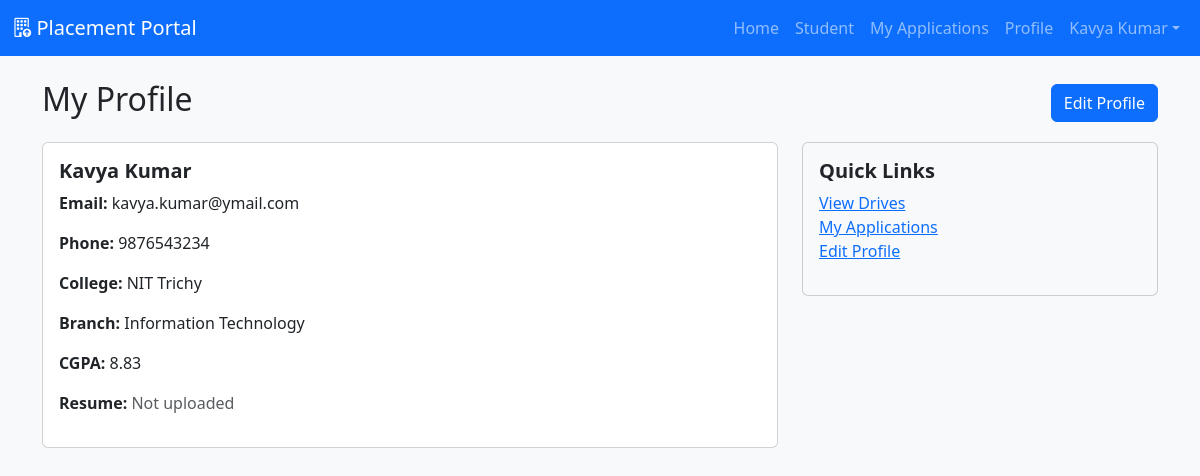
Screenshot of /student/profile (signed in) with the database file from the repository.
### models.py (models this page shows, shortened)
class User(UserMixin, db.Model):
    __tablename__ = 'users'
    id = db.Column(db.Integer, primary_key=True)
    email = db.Column(db.String(120), unique=True, nullable=False)
    password = db.Column(db.String(128), nullable=False)
    name = db.Column(db.String(120))
    role = db.Column(db.String(20), nullable=False)  # 'admin', 'company', 'student'
    active = db.Column(db.Boolean, default=True)
    blacklisted = db.Column(db.Boolean, default=False)

class StudentProfile(db.Model):
    __tablename__ = 'student_profiles'
    id = db.Column(db.Integer, primary_key=True)
    user_id = db.Column(db.Integer, db.ForeignKey('users.id'), nullable=False, unique=True)
    phone = db.Column(db.String(20))
    resume_filename = db.Column(db.String(240))
    college = db.Column(db.String(120))
    branch = db.Column(db.String(120))
    cgpa = db.Column(db.Float)
    created_at = db.Column(db.DateTime, default=datetime.utcnow)
    updated_at = db.Column(db.DateTime, default=datetime.utcnow, onupdate=datetime.utcnow)
    user = db.relationship('User', backref='student_profile', uselist=False)

### app.py (the view)
@app.route('/student/profile')
@login_required
@role_required('student')
def student_profile():
    profile = StudentProfile.query.filter_by(user_id=current_user.id).first()
    if not profile:
        profile = StudentProfile(user_id=current_user.id)
        db.session.add(profile)
        db.session.commit()
    return render_template('student_profile.html', profile=profile, user=current_user)

### app.py (called while the page is built)
@login_manager.user_loader
def load_user(user_id):
    return User.query.get(int(user_id))

def role_required(role):
    def decorator(fn):
        from functools import wraps
        @wraps(fn)
        def wrapper(*args, **kwargs):
            if not current_user.is_authenticated or current_user.role != role:
                flash('Access denied', 'danger')
                return redirect(url_for('login'))
            return fn(*args, **kwargs)
        return wrapper
    return decorator

### templates/student_profile.html
{% extends 'base.html' %}
{% block content %}
  <div class="d-flex justify-content-between align-items-center mb-3">
    <h2>My Profile</h2>
    <a class="btn btn-primary" href="{{ url_for('edit_student_profile') }}">Edit Profile</a>
  </div>
  <div class="row">
    <div class="col-md-8">
      <div class="card">
        <div class="card-body">
          <h5 class="card-title">{{ user.name }}</h5>
          <p><strong>Email:</strong> {{ user.email }}</p>
          {% if profile %}
            <p><strong>Phone:</strong> {{ profile.phone or 'Not provided' }}</p>
            <p><strong>College:</strong> {{ profile.college or 'Not provided' }}</p>
            <p><strong>Branch:</strong> {{ profile.branch or 'Not provided' }}</p>
            <p><strong>CGPA:</strong> {{ profile.cgpa or 'Not provided' }}</p>
            {% if profile.resume_filename %}
              <p><strong>Resume:</strong> <a href="{{ url_for('uploaded_file', filename=profile.resume_filename) }}" target="_blank">Download</a></p>
            {% else %}
              <p><strong>Resume:</strong> <span class="text-muted">Not uploaded</span></p>
            {% endif %}
          {% endif %}
        </div>
      </div>
    </div>
    <div class="col-md-4">
      <div class="card bg-light">
        <div class="card-body">
          <h5 class="card-title">Quick Links</h5>
          <ul class="list-unstyled">
            <li><a href="{{ url_for('student_dashboard') }}">View Drives</a></li>
            <li><a href="{{ url_for('student_applications') }}">My Applications</a></li>
            <li><a href="{{ url_for('edit_student_profile') }}">Edit Profile</a></li>
          </ul>
        </div>
      </div>
    </div>
  </div>
{% endblock %}

### templates/base.html (shortened to what this page needs)
<!doctype html>
<html lang="en">
  <head>
    <link href="https://cdn.jsdelivr.net/npm/bootstrap@5.3.0/dist/css/bootstrap.min.css" rel="stylesheet">
    <link href="https://cdn.jsdelivr.net/npm/bootstrap-icons@1.10.5/font/bootstrap-icons.css" rel="stylesheet">
    <link href="{{ url_for('static', filename='css/style.css') }}" rel="stylesheet">
  </head>
  <body>
    <nav class="navbar navbar-expand-lg navbar-dark bg-primary">
      <div class="container-fluid">
        <a class="navbar-brand d-flex align-items-center" href="{{ url_for('index') }}"><i class="bi bi-building-up"></i>&nbsp;Placement Portal</a>
        <div class="collapse navbar-collapse" id="navCollapse">
          <ul class="navbar-nav ms-auto">
            <li class="nav-item"><a class="nav-link" href="{{ url_for('index') }}">Home</a></li>
            {% if current_user.is_authenticated %}
              {% if current_user.role=='admin' %}
                <li class="nav-item"><a class="nav-link" href="{{ url_for('admin_dashboard') }}">Admin</a></li>
                <li class="nav-item"><a class="nav-link" href="{{ url_for('admin_applications') }}">Applications</a></li>
              {% elif current_user.role=='company' %}
                <li class="nav-item"><a class="nav-link" href="{{ url_for('company_dashboard') }}">Company</a></li>
              {% else %}
                <li class="nav-item"><a class="nav-link" href="{{ url_for('student_dashboard') }}">Student</a></li>
                <li class="nav-item"><a class="nav-link" href="{{ url_for('student_applications') }}">My Applications</a></li>
                <li class="nav-item"><a class="nav-link" href="{{ url_for('student_profile') }}">Profile</a></li>
              {% endif %}
              <li class="nav-item dropdown">
                <a class="nav-link dropdown-toggle" href="#" role="button" data-bs-toggle="dropdown">{{ current_user.name }}</a>
              </li>
            {% else %}
              <li class="nav-item"><a class="nav-link" href="{{ url_for('login') }}">Login</a></li>
            {% endif %}
          </ul>
        </div>
      </div>
    </nav>
    <div class="container mt-4">
      {% block content %}{% endblock %}
    </div>
  </body>
</html>

### static/css/style.css (style rules this page uses)
body { background: #f8f9fa; }
.navbar-brand i { font-size: 1.2rem; }
.card-title { font-weight: 600; }
.card { transition: transform 0.2s; }

### rows the page displays
User: name "Kavya Kumar", email "kavya.kumar@ymail.com"
StudentProfile: phone "9876543234", college "NIT Trichy", branch "Information Technology", cgpa "8.83"
